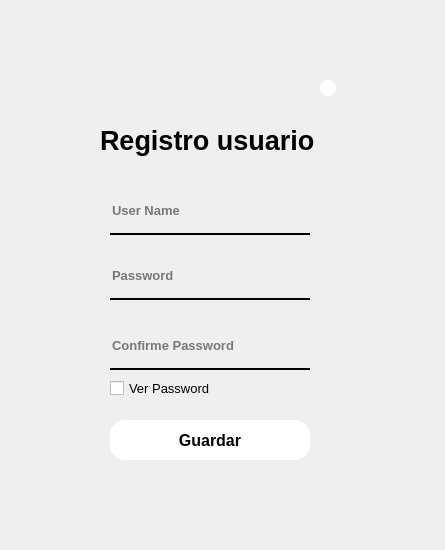
<?xml version="1.0" encoding="UTF-8"?>
<ui version="4.0">
 <class>Form</class>
 <widget class="QWidget" name="Form">
  <property name="geometry">
   <rect>
    <x>0</x>
    <y>0</y>
    <width>445</width>
    <height>550</height>
   </rect>
  </property>
  <property name="windowTitle">
   <string>Form</string>
  </property>
  <widget class="QWidget" name="widget" native="true">
   <property name="geometry">
    <rect>
     <x>30</x>
     <y>30</y>
     <width>370</width>
     <height>480</height>
    </rect>
   </property>
   <property name="styleSheet">
    <string notr="true">QPushButton#Login_button:pressed{
padding-left:5px;
padding-top:5px;
background-color:rgba(105, 118, 132, 200);
}

QPushButton#Login_button:hover{
background-color: qlineargradient(spread:pad, x1:0, y1:0.505682, x2:1, y2:0.477, stop:0 rgb(9, 121, 226), stop:1 rgb(105, 118, 132));
}
QPushButton#Login_button{

background-color: rgb(255, 255, 255);
border-radius:15px;
}




QPushButton#Close_button{

background-color: rgb(255, 255, 255);
border-radius:8px;
}
QPushButton#Close_button:pressed{
padding-left:1px;
padding-top:1px;
background-color:rgba(105, 118, 132, 200);
}



</string>
   </property>
   <widget class="QLabel" name="label">
    <property name="geometry">
     <rect>
      <x>30</x>
      <y>30</y>
      <width>300</width>
      <height>420</height>
     </rect>
    </property>
    <property name="styleSheet">
     <string notr="true">background-image: url(:/images_config/images/BG-9.jpg);
border-radius:20px</string>
    </property>
    <property name="text">
     <string/>
    </property>
   </widget>
   <widget class="QLabel" name="label_4">
    <property name="geometry">
     <rect>
      <x>70</x>
      <y>90</y>
      <width>231</width>
      <height>40</height>
     </rect>
    </property>
    <property name="font">
     <font>
      <pointsize>20</pointsize>
      <weight>75</weight>
      <bold>true</bold>
     </font>
    </property>
    <property name="styleSheet">
     <string notr="true"/>
    </property>
    <property name="text">
     <string>Registro usuario</string>
    </property>
   </widget>
   <widget class="QLineEdit" name="lineEdit">
    <property name="geometry">
     <rect>
      <x>80</x>
      <y>165</y>
      <width>200</width>
      <height>40</height>
     </rect>
    </property>
    <property name="font">
     <font>
      <pointsize>10</pointsize>
      <weight>75</weight>
      <bold>true</bold>
     </font>
    </property>
    <property name="styleSheet">
     <string notr="true">background-color:rgba(0,0,0,0);
border:None;
border-bottom:2px solid rgb(0,0,0);

padding-bottom:7px;</string>
    </property>
    <property name="placeholderText">
     <string>User Name</string>
    </property>
   </widget>
   <widget class="QLineEdit" name="lineEdit_2">
    <property name="geometry">
     <rect>
      <x>80</x>
      <y>230</y>
      <width>200</width>
      <height>40</height>
     </rect>
    </property>
    <property name="font">
     <font>
      <pointsize>10</pointsize>
      <weight>75</weight>
      <bold>true</bold>
     </font>
    </property>
    <property name="styleSheet">
     <string notr="true">background-color:rgba(0,0,0,0);
border:None;
border-bottom:2px solid rgb(0,0,0);;

padding-bottom:7px;</string>
    </property>
    <property name="placeholderText">
     <string>Password</string>
    </property>
   </widget>
   <widget class="QLineEdit" name="lineEdit_3">
    <property name="geometry">
     <rect>
      <x>80</x>
      <y>300</y>
      <width>200</width>
      <height>40</height>
     </rect>
    </property>
    <property name="font">
     <font>
      <pointsize>10</pointsize>
      <weight>75</weight>
      <bold>true</bold>
     </font>
    </property>
    <property name="styleSheet">
     <string notr="true">background-color:rgba(0,0,0,0);
border:None;
border-bottom:2px solid rgb(0,0,0);;

padding-bottom:7px;</string>
    </property>
    <property name="placeholderText">
     <string>Confirme Password</string>
    </property>
   </widget>
   <widget class="QPushButton" name="Login_button">
    <property name="geometry">
     <rect>
      <x>80</x>
      <y>390</y>
      <width>200</width>
      <height>40</height>
     </rect>
    </property>
    <property name="font">
     <font>
      <pointsize>12</pointsize>
      <weight>75</weight>
      <bold>true</bold>
     </font>
    </property>
    <property name="styleSheet">
     <string notr="true"/>
    </property>
    <property name="text">
     <string>Guardar</string>
    </property>
   </widget>
   <widget class="QCheckBox" name="checkBox">
    <property name="geometry">
     <rect>
      <x>80</x>
      <y>350</y>
      <width>181</width>
      <height>17</height>
     </rect>
    </property>
    <property name="font">
     <font>
      <pointsize>10</pointsize>
     </font>
    </property>
    <property name="text">
     <string>Ver Password</string>
    </property>
   </widget>
   <widget class="QPushButton" name="Close_button">
    <property name="geometry">
     <rect>
      <x>290</x>
      <y>50</y>
      <width>16</width>
      <height>16</height>
     </rect>
    </property>
    <property name="font">
     <font>
      <pointsize>12</pointsize>
      <weight>75</weight>
      <bold>true</bold>
     </font>
    </property>
    <property name="styleSheet">
     <string notr="true"/>
    </property>
    <property name="text">
     <string/>
    </property>
    <property name="icon">
     <iconset>
      <normaloff>../images/cerca.png</normaloff>../images/cerca.png</iconset>
    </property>
   </widget>
  </widget>
 </widget>
 <resources>
  <include location="../images/res_congif.qrc"/>
 </resources>
 <connections/>
</ui>
